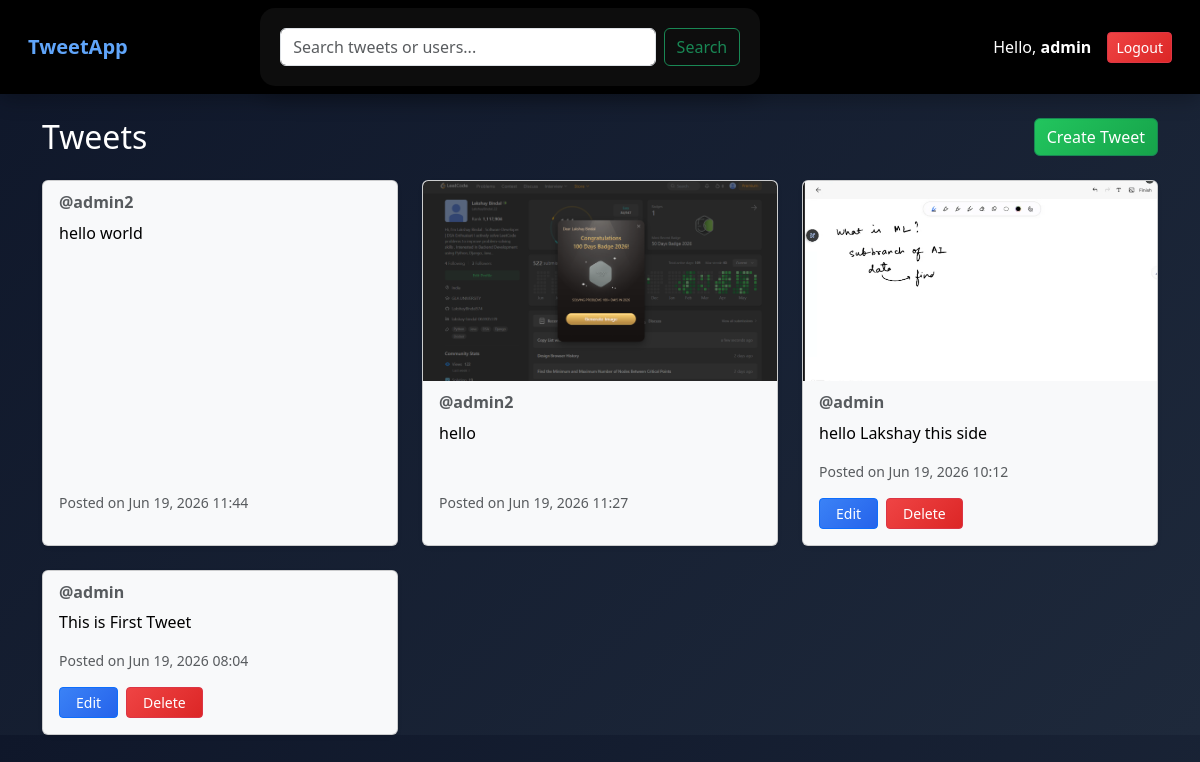
The page /tweet/ (signed in) on the database its author committed.
### tweet/models.py (models this page shows, shortened)
class Tweet(models.Model):
    user = models.ForeignKey(User, on_delete=models.CASCADE)
    text = models.TextField(max_length=2400)
    photo = models.ImageField(upload_to='photos/', blank=True, null=True)
    created_at = models.DateTimeField(auto_now_add=True)
    updated_at = models.DateTimeField(auto_now=True)

### tweet/views.py (the view)
# urls.py: path('', views.tweet_list, name='tweet_list'),
def tweet_list(request):
    query = request.GET.get('q')
    if query:
        tweets = Tweet.objects.filter(
            Q(text__icontains=query) | Q(user__username__icontains=query)
        ).order_by('-created_at')
    else:
        tweets = Tweet.objects.all().order_by('-created_at')
    return render(request, 'tweet/tweet_list.html', {'tweets': tweets, 'query': query})

### tweet/templates/tweet/tweet_list.html (shortened to what this page needs)
{% extends 'project1/layout.html' %}
{% block content %}
<div class="d-flex justify-content-between align-items-center mb-4">
    <h2 class="m-0">Tweets</h2>
    {% if user.is_authenticated %}
        <a href="{% url 'tweet_create' %}" class="btn btn-success">
            Create Tweet
        </a>
    {% endif %}
</div>
<div class="row row-cols-1 row-cols-md-2 row-cols-lg-3 g-4">
{% for tweet in tweets %}
<div class="col">
    <div class="card bg-light text-dark h-100 shadow-sm">
        {% if tweet.photo %}
            <div style="height: 200px; overflow: hidden;">
                <img src="{{ tweet.photo.url }}" class="card-img-top w-100 h-100" style="object-fit: cover;">
            </div>
        {% endif %}
        <div class="card-body d-flex flex-column">
            <h6 class="card-subtitle mb-2 text-muted">@{{ tweet.user.username }}</h6>
            <p class="card-text flex-grow-1">{{ tweet.text }}</p>
            <small class="text-muted mb-3 d-block">Posted on {{ tweet.created_at|date:"M d, Y H:i" }}</small>
            {% if tweet.user == user %}
                <div class="d-flex gap-2">
                    <a href="{% url 'tweet_update' tweet.id %}" class="btn btn-primary btn-sm px-3">Edit</a>
                    <a href="{% url 'tweet_delete' tweet.id %}" class="btn btn-danger btn-sm px-3">Delete</a>
                </div>
            {% endif %}
        </div>
    </div>
</div>
{% endfor %}
</div>
{% endblock %}

### templates/project1/layout.html (shortened to what this page needs)
{% load static %}
<!DOCTYPE html>
<html>
<head>
    <link rel="stylesheet" href="{% static 'css/style.css' %}">
    <link href="https://cdn.jsdelivr.net/npm/bootstrap@5.3.0/dist/css/bootstrap.min.css" rel="stylesheet">
</head>
<body class="bg-dark text-white">
<nav class="navbar navbar-expand-lg navbar-dark bg-black px-3">
    <div class="container-fluid">
        <a class="navbar-brand" href="{% url 'tweet_list' %}">TweetApp</a>
        <div class="collapse navbar-collapse" id="navbarNav">
            <form class="d-flex mx-auto my-2 my-lg-0" style="max-width: 500px; width: 100%;" method="GET" action="{% url 'tweet_list' %}">
                <input class="form-control me-2" type="search" name="q" placeholder="Search tweets or users..." aria-label="Search" value="{{ query|default:'' }}">
                <button class="btn btn-outline-success" type="submit">Search</button>
            </form>
            <div class="d-flex align-items-center ms-auto">
                {% if user.is_authenticated %}
                    <span class="me-3 text-white">Hello, <strong>{{ user.username }}</strong></span>
                    <a href="{% url 'logout' %}" class="btn btn-sm btn-danger">
                        Logout
                    </a>
                {% endif %}
            </div>
        </div>
    </div>
</nav>
<div class="container mt-4">
    {% block content %}{% endblock %}
</div>
</body>
</html>

### static/css/style.css (style rules this page uses)
body { background: linear-gradient(135deg, #0f172a, #1e293b); font-family: 'Segoe UI', sans-serif; color: #e5e7eb; margin: 0; padding: 0; }
.navbar { background: rgba(0, 0, 0, 0.6) !important; backdrop-filter: blur(10px); box-shadow: 0 4px 20px rgba(0,0,0,0.3); }
.navbar-brand { font-weight: bold; color: #60a5fa !important; font-size: 22px; }
h2, h3, h1 { font-weight: 700; color: #f8fafc; }
.btn-primary { background: linear-gradient(135deg, #3b82f6, #2563eb); border: none; border-radius: 10px; transition: 0.3s; }
.btn-success { background: linear-gradient(135deg, #22c55e, #16a34a); border: none; border-radius: 10px; }
.btn-danger { background: linear-gradient(135deg, #ef4444, #dc2626); border: none; border-radius: 10px; }
.card { background: aliceblue !important; border: 1px solid #dbeafe; border-radius: 20px; overflow: hidden; transition: 0.3s; box-shadow: 0 10px 30px rgba(0,0,0,0.2); }
.card-img-top { height: 220px; object-fit: cover; }
.card-body { padding: 15px; }
.card h6 { color: black; font-weight: 600; }
.card p { color: black; }
form { background: rgba(255, 255, 255, 0.05); padding: 20px; border-radius: 15px; backdrop-filter: blur(10px); box-shadow: 0 10px 25px rgba(0,0,0,0.3); }
input, textarea { width: 100%; padding: 10px; margin-bottom: 10px; border-radius: 10px; border: none; outline: none; background: rgba(255,255,255,0.1); color: white; }
a { text-decoration: none; transition: 0.2s; }
.card { animation: fadeIn 0.5s ease-in-out; }

### rows shown on the page
Tweet: user.username "admin2", text "hello world", created_at "Jun 19, 2026 11:44"
Tweet: photo (picture), user.username "admin2", text "hello", created_at "Jun 19, 2026 11:27"
Tweet: photo (picture), user.username "admin", text "hello Lakshay this side", created_at "Jun 19, 2026 10:12", shows "Edit"
Tweet: user.username "admin", text "This is First Tweet", created_at "Jun 19, 2026 08:04", shows "Edit"

### other values the page prints
{{ user.username }} "admin"
